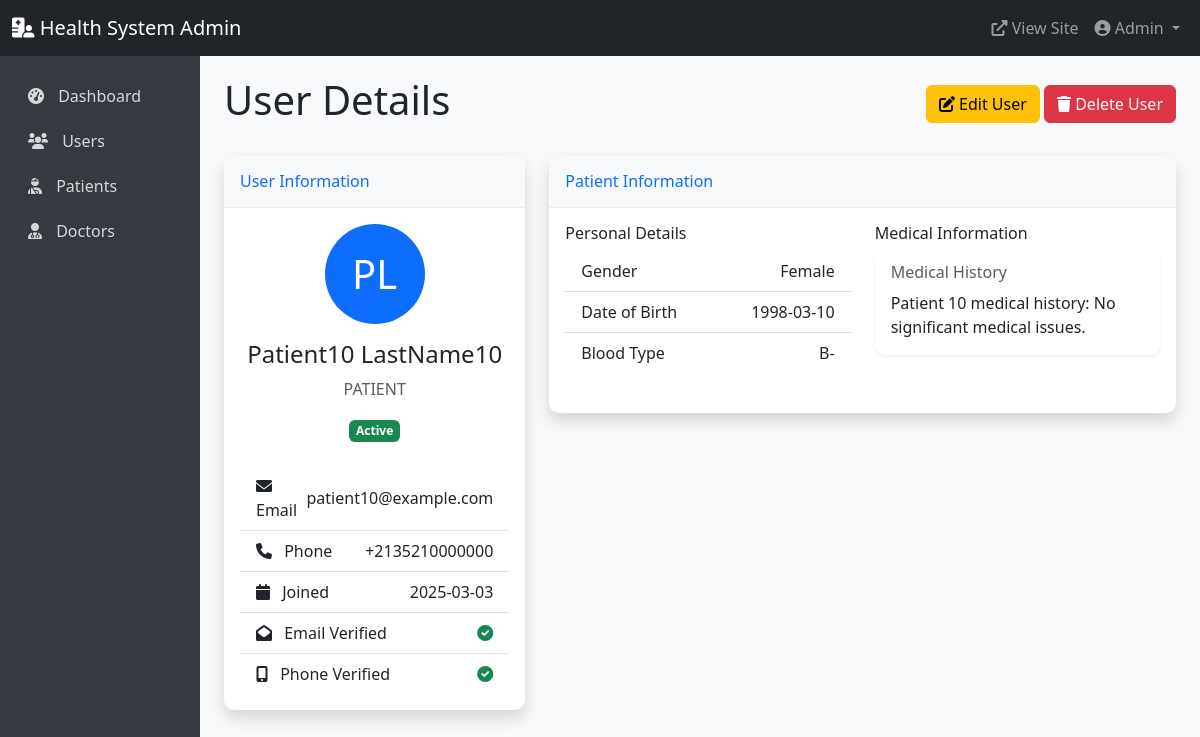
Page /admin_panel/user/19 (signed in) on the committed database.
### models.py (models this page shows, shortened)
class User(db.Model, UserMixin):
    __tablename__ = 'users'
    id = db.Column(db.Integer, primary_key=True)
    email = db.Column(db.String(120), unique=True, nullable=False)
    phone = db.Column(db.String(20), unique=True, nullable=False)
    password_hash = db.Column(db.String(128), nullable=False)
    first_name = db.Column(db.String(50), nullable=False)
    last_name = db.Column(db.String(50), nullable=False)
    user_type = db.Column(db.Enum(UserType), nullable=False)
    is_active = db.Column(db.Boolean, default=False)
    created_at = db.Column(db.DateTime, default=datetime.utcnow)
    updated_at = db.Column(db.DateTime, default=datetime.utcnow, onupdate=datetime.utcnow)
    phone_verified = db.Column(db.Boolean, default=False)
    phone_verification_code = db.Column(db.String(6))
    phone_verification_sent_at = db.Column(db.DateTime)
    email_verified = db.Column(db.Boolean, default=False)
    email_verification_token = db.Column(db.String(100))
    email_verification_sent_at = db.Column(db.DateTime)
    patient = db.relationship('Patient', backref='user', uselist=False, cascade='all, delete-orphan')
    doctor = db.relationship('Doctor', backref='user', uselist=False, cascade='all, delete-orphan')
    notifications = db.relationship('Notification', backref='user', lazy=True, cascade='all, delete-orphan')

class Patient(db.Model):
    __tablename__ = 'patients'
    id = db.Column(db.Integer, primary_key=True)
    user_id = db.Column(db.Integer, db.ForeignKey('users.id'), nullable=False)
    date_of_birth = db.Column(db.Date)
    gender = db.Column(db.String(10))
    blood_type = db.Column(db.String(5))
    medical_history = db.Column(db.Text)
    appointments = db.relationship('Appointment', backref='patient', lazy=True, cascade='all, delete-orphan')

### admin_routes.py (the view, shortened to what this page needs)
    def decorated_function(*args, **kwargs):
        if not current_user.is_authenticated:
            return redirect(url_for('auth.login'))
        if current_user.user_type == UserType.ADMIN:
            return f(*args, **kwargs)

### admin_routes.py (called while the page is built, shortened)
def admin_required(f):
    def decorated_function(*args, **kwargs):
        if not current_user.is_authenticated:
            return redirect(url_for('auth.login'))
        if current_user.user_type == UserType.ADMIN:
            return f(*args, **kwargs)
    decorated_function.__name__ = f.__name__
    decorated_function.__doc__ = f.__doc__
    return decorated_function

@admin_panel.route('/user/<int:user_id>')
@login_required
@admin_required
def user_detail(user_id):
    user = User.query.get_or_404(user_id)
    profile = None
    if user.user_type == UserType.PATIENT:
        profile = Patient.query.filter_by(user_id=user.id).first()
    elif user.user_type == UserType.DOCTOR:
        profile = Doctor.query.filter_by(user_id=user.id).first()
    return render_template('admin/user_detail.html', user=user, profile=profile)

### app.py (called while the page is built)
@login_manager.user_loader
def load_user(user_id):
    return User.query.get(int(user_id))

def create_app():
    app = Flask(__name__)
    app.config.from_object(get_config())
    app.config['SESSION_COOKIE_NAME'] = f'session_{uuid.uuid4().hex[:8]}'
    os.makedirs(app.config['UPLOAD_FOLDER'], exist_ok=True)
    db.init_app(app)
    login_manager.init_app(app)
    login_manager.login_view = 'auth.login'
    login_manager.login_message_category = 'info'
    mail.init_app(app)
    bcrypt.init_app(app)
    app.register_blueprint(main)
    app.register_blueprint(auth, url_prefix='/auth')
    app.register_blueprint(patient, url_prefix='/patient')
    app.register_blueprint(doctor, url_prefix='/doctor')
    app.register_blueprint(admin, url_prefix='/admin')
    app.register_blueprint(admin_panel)
    @app.context_processor
    def inject_now():
        return {'now': datetime.datetime.now()}
    return app

### templates/admin/user_detail.html (shortened to what this page needs)
{% extends "admin/base.html" %}
{% block content %}
<div class="d-flex justify-content-between align-items-center mb-4">
    <h1>User Details</h1>
    <div>
        <a href="{{ url_for('admin_panel.edit_user', user_id=user.id) }}" class="btn btn-warning">
            <i class="fas fa-edit"></i> Edit User
        </a>
        <button type="button" class="btn btn-danger" data-bs-toggle="modal" data-bs-target="#deleteModal">
            <i class="fas fa-trash"></i> Delete User
        </button>
    </div>
</div>
<div class="row">
    <div class="col-lg-4">
        <div class="card shadow mb-4">
            <div class="card-header py-3">
                <h6 class="m-0 font-weight-bold text-primary">User Information</h6>
            </div>
            <div class="card-body">
                <div class="text-center mb-4">
                    <div class="rounded-circle bg-primary text-white d-inline-flex justify-content-center align-items-center" style="width: 100px; height: 100px; font-size: 2.5rem;">
                        {{ user.first_name[0] }}{{ user.last_name[0] }}
                    </div>
                    <h4 class="mt-3">{{ user.first_name }} {{ user.last_name }}</h4>
                    <p class="text-muted">{{ user.user_type.name }}</p>
                    {% if user.is_active %}
                    <span class="badge bg-success">Active</span>
                    {% else %}
                    <span class="badge bg-danger">Inactive</span>
                    {% endif %}
                </div>
                <ul class="list-group list-group-flush">
                    <li class="list-group-item d-flex justify-content-between align-items-center">
                        <span><i class="fas fa-envelope me-2"></i> Email</span>
                        <span>{{ user.email }}</span>
                    </li>
                    <li class="list-group-item d-flex justify-content-between align-items-center">
                        <span><i class="fas fa-phone me-2"></i> Phone</span>
                        <span>{{ user.phone }}</span>
                    </li>
                    <li class="list-group-item d-flex justify-content-between align-items-center">
                        <span><i class="fas fa-calendar me-2"></i> Joined</span>
                        <span>{{ user.created_at.strftime('%Y-%m-%d') }}</span>
                    </li>
                    <li class="list-group-item d-flex justify-content-between align-items-center">
                        <span><i class="fas fa-envelope-open me-2"></i> Email Verified</span>
                        <span>
                            {% if user.email_verified %}
                            <i class="fas fa-check-circle text-success"></i>
                            {% else %}
                            <i class="fas fa-times-circle text-danger"></i>
                            {% endif %}
                        </span>
                    </li>
                    <li class="list-group-item d-flex justify-content-between align-items-center">
                        <span><i class="fas fa-mobile-alt me-2"></i> Phone Verified</span>
                        <span>
                            {% if user.phone_verified %}
                            <i class="fas fa-check-circle text-success"></i>
                            {% else %}
                            <i class="fas fa-times-circle text-danger"></i>
                            {% endif %}
                        </span>
                    </li>
                </ul>
            </div>
        </div>
    </div>
    <div class="col-lg-8">
        {% if profile %}
            {% if user.user_type.name == 'PATIENT' %}
            <div class="card shadow mb-4">
                <div class="card-header py-3">
                    <h6 class="m-0 font-weight-bold text-primary">Patient Information</h6>
                </div>
                <div class="card-body">
                    <div class="row">
                        <div class="col-md-6">
                            <h6 class="font-weight-bold">Personal Details</h6>
                            <ul class="list-group list-group-flush mb-4">
                                <li class="list-group-item d-flex justify-content-between align-items-center">
                                    <span>Gender</span>
                                    <span>{{ profile.gender }}</span>
                                </li>
                                <li class="list-group-item d-flex justify-content-between align-items-center">
                                    <span>Date of Birth</span>
                                    <span>{{ profile.date_of_birth }}</span>
                                </li>
                                <li class="list-group-item d-flex justify-content-between align-items-center">
                                    <span>Blood Type</span>
                                    <span>{{ profile.blood_type }}</span>
                                </li>
                            </ul>
                        </div>
                        <div class="col-md-6">
                            <h6 class="font-weight-bold">Medical Information</h6>
                            <div class="card">
                                <div class="card-body">
                                    <h6 class="card-subtitle mb-2 text-muted">Medical History</h6>
                                    <p class="card-text">{{ profile.medical_history or 'No medical history provided.' }}</p>
                                </div>
                            </div>
                        </div>
                    </div>
                </div>
            </div>
            {% endif %}
        {% endif %}
    </div>
</div>
{% endblock %}

### templates/admin/base.html (shortened to what this page needs)
<!DOCTYPE html>
<html lang="en">
<head>
    <link href="https://cdn.jsdelivr.net/npm/bootstrap@5.3.0-alpha1/dist/css/bootstrap.min.css" rel="stylesheet">
    <link rel="stylesheet" href="https://cdnjs.cloudflare.com/ajax/libs/font-awesome/6.0.0/css/all.min.css">
</head>
<body>
    <nav class="navbar navbar-expand-lg navbar-dark bg-dark">
        <div class="container-fluid">
            <a class="navbar-brand" href="{{ url_for('admin_panel.dashboard') }}">
                <i class="fas fa-hospital-user"></i> Health System Admin
            </a>
            <div class="collapse navbar-collapse" id="navbarNav">
                <ul class="navbar-nav ms-auto">
                    <li class="nav-item">
                        <a class="nav-link" href="{{ url_for('main.index') }}" target="_blank">
                            <i class="fas fa-external-link-alt"></i> View Site
                        </a>
                    </li>
                    <li class="nav-item dropdown">
                        <a class="nav-link dropdown-toggle" href="#" id="navbarDropdown" role="button" data-bs-toggle="dropdown">
                            <i class="fas fa-user-circle"></i> {{ current_user.first_name }}
                        </a>
                    </li>
                </ul>
            </div>
        </div>
    </nav>
    <div class="container-fluid">
        <div class="row">
            <div class="col-md-3 col-lg-2 d-md-block sidebar collapse">
                <div class="position-sticky">
                    <ul class="nav flex-column">
                        <li class="nav-item">
                            <a class="nav-link {% if request.endpoint == 'admin_panel.dashboard' %}active{% endif %}"
                               href="{{ url_for('admin_panel.dashboard') }}">
                                <i class="fas fa-tachometer-alt"></i> Dashboard
                            </a>
                        </li>
                        <li class="nav-item">
                            <a class="nav-link {% if request.endpoint == 'admin_panel.users' %}active{% endif %}"
                               href="{{ url_for('admin_panel.users') }}">
                                <i class="fas fa-users"></i> Users
                            </a>
                        </li>
                        <li class="nav-item">
                            <a class="nav-link {% if request.endpoint == 'admin_panel.patients' %}active{% endif %}"
                               href="{{ url_for('admin_panel.patients') }}">
                                <i class="fas fa-user-injured"></i> Patients
                            </a>
                        </li>
                        <li class="nav-item">
                            <a class="nav-link {% if request.endpoint == 'admin_panel.doctors' %}active{% endif %}"
                               href="{{ url_for('admin_panel.doctors') }}">
                                <i class="fas fa-user-md"></i> Doctors
                            </a>
                        </li>
                    </ul>
                </div>
            </div>
            <main class="col-md-9 ms-sm-auto col-lg-10 px-md-4 main-content">
                {% block content %}{% endblock %}
            </main>
        </div>
    </div>
</body>
</html>

### templates/admin/base.html (style rules this page uses)
body { font-family: 'Segoe UI', Tahoma, Geneva, Verdana, sans-serif; background-color: #f8f9fa; }
.sidebar { min-height: calc(100vh - 56px); background-color: #343a40; padding-top: 20px; }
.sidebar .nav-link { color: rgba(255, 255, 255, 0.8); margin-bottom: 5px; }
.sidebar .nav-link i { margin-right: 10px; }
.main-content { padding: 20px; }
.card { margin-bottom: 20px; border: none; border-radius: 10px; box-shadow: 0 0.125rem 0.25rem rgba(0, 0, 0, 0.075); }
.card-header { background-color: #f8f9fa; border-bottom: 1px solid #e9ecef; font-weight: 600; }
.badge { padding: 0.4em 0.6em; font-size: 75%; }

### rows in the picture
User: first_name "Admin"
User: first_name "P", last_name "L", first_name "Patient10", last_name "LastName10", user_type.name "PATIENT", email "patient10@example.com", phone "+2135210000000", created_at "2025-03-03"
Patient: gender "Female", date_of_birth "1998-03-10", blood_type "B-", medical_history "Patient 10 medical history: No significant medical issues."
